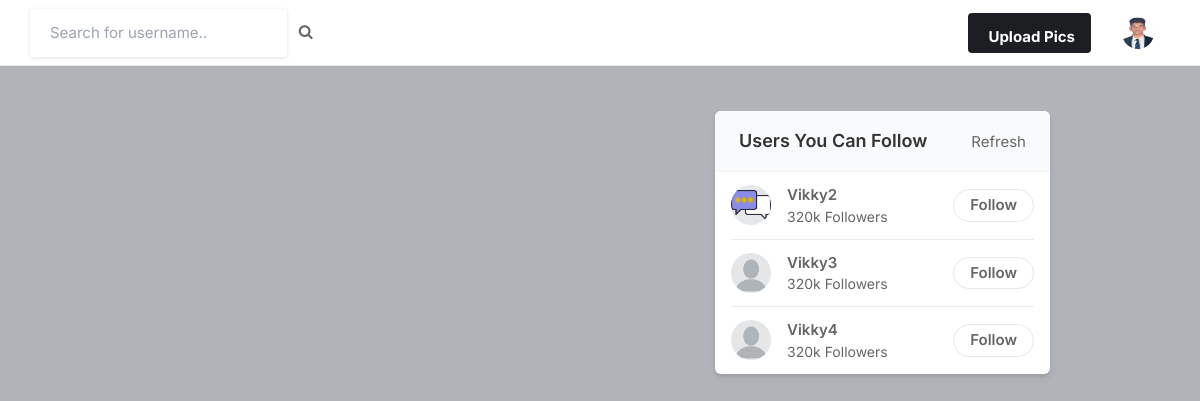
Page / (signed in) on the committed database.
### social_app/models.py (models this page shows, shortened)
class Profile (models.Model):
    user = models.ForeignKey(User, on_delete=models.CASCADE)
    id_user = models.IntegerField()
    bio = models.TextField(blank=True)
    profileimg = models.ImageField(upload_to='profile_images', default='blank_profile.png')
    location = models.CharField(max_length=100, blank=True)

### social_app/views.py (the view)
# urls.py: path('',views.index,name ='index'),
@login_required(login_url='signin')
def index(request):
   user_object = User.objects.get(username=request.user.username)
   user_profile = Profile.objects.get(user=user_object)
   user_following_list = []
   feed = []
   user_following = FollowersCount.objects.filter(user=request.user.username)
   for following_memebers in user_following:
       user_following_list.append(following_memebers.following)
   for following_member_posts in user_following_list:
       feed_list = Post.objects.filter(user=following_member_posts)
       feed.append(feed_list)
   feed_lists = list(chain(*feed))
   user_object1 = User.objects.exclude(username='vigneshbaskaran')
   user_following_object = FollowersCount.objects.filter(user=request.user)
   user_following = []
   user_not_following = []
   for i in user_following_object:
       user_following.append(i.following)
   for i in user_object1:
       if (i != request.user) and (i.username not in user_following):
           user_not_following.append(Profile.objects.filter(user=i))
   user_not_following =list(chain(*user_not_following))
   return render(request,'index1.html',{'user_profile': user_profile,'posts':feed_lists,'user_not_following':user_not_following})

### templates/index1.html (shortened to what this page needs)
{% load static %}
<!DOCTYPE html>
<html lang="en">
<head>
    <link rel="stylesheet" href="{% static 'assets/css/icons.css' %}">
    <link rel="stylesheet" href="{% static 'assets/css/uikit.css' %}">
    <link rel="stylesheet" href="{% static 'assets/css/style.css' %}">
    <link rel="stylesheet" href="{% static 'assets/css/tailwind.css' %}">
    <link rel="stylesheet" href="https://cdnjs.cloudflare.com/ajax/libs/font-awesome/4.7.0/css/font-awesome.min.css">
</head>
<body>
            <header>
                 <div class="header_inner">
                <form action="/sample" method="POST">
                    <div class="left-side">
                            <input type="text" name="username" placeholder="Search for username..">&nbsp; &nbsp;
                            <button type="submit"><i class="fa fa-search fa-1x"></i></button>
                    </div>
                </form>
                <div class="right-side lg:pr-4">
                   <a href="#"
                       class="bg-pink-500 flex font-bold hidden hover:bg-pink-600 hover:text-white inline-block items-center lg:block max-h-10 mr-4 px-4 py-2 rounded shado text-white">
                         Upload Pics
                   </a>
                        <a href="#">
                            <img src="{{user_profile.profileimg.url}}" class="header-avatar" alt="">
                        </a>
                    </div>
                </div>
            </header>
            <div class="container m-auto">
                <div class="lg:flex justify-center lg:space-x-10 lg:space-y-0 space-y-5">
                    <div class="space-y-5 flex-shrink-0 lg:w-7/12">
                    </div>
                    <div class="lg:w-5/12">
                        <div class="bg-white  shadow-md rounded-md overflow-hidden">
                            <div class="bg-gray-50  border-b border-gray-100 flex items-baseline justify-between py-4 px-6 ">
                                <h2 class="font-semibold text-lg">Users You Can Follow</h2>
                                <a href="#"> Refresh</a>
                            </div>
                            <div class="divide-gray-300 divide-gray-50 divide-opacity-50 divide-y px-4 ">
                                {% for u in user_not_following %}
                                <div class="flex items-center justify-between py-3">
                                    <div class="flex flex-1 items-center space-x-4">
                                        <a href="profile.html">
                                            <img src="{{u.profileimg.url}}" class="bg-gray-200 rounded-full w-10 h-10">
                                        </a>
                                        <div class="flex flex-col">
                                            <span class="block capitalize font-semibold">{{u.user}} </span>
                                            <span class="block capitalize text-sm"> 320k followers </span>
                                        </div>
                                    </div>
                                    <a href="#" class="border border-gray-200 font-semibold px-4 py-1 rounded-full hover:bg-pink-600 hover:text-white hover:border-pink-600 "> Follow </a>
                                </div>
                                {% endfor %}
                            </div>
                        </div>
                    </div>
                </div>
            </div>
</body>
</html>

### static/assets/css/style.css (style rules this page uses)
body { background-color: #B0B3B8!important; }
button { vertical-align: middle; }
input { height: 48px; line-height: 48px; padding: 0 20px; outline: none; font-size: 15px; color: #808080; max-width: 100%; width: 100%; -webkit-box-sizing: border-box; box-sizing: border-box; display: block; font-weight: 400; opacity: 1; border-radius: 4px; border: none; -webkit-box-shadow: 0 1px 4px 0px rgba(0, 0, 0, 0.12); box-shadow: 0 1px 4px 0px rgba(0, 0, 0, 0.12); }
input[type="text"], input[type="password"], input[type="email"], input[type="number"] { height: 48px; line-height: 48px; padding: 0 20px; outline: none; font-size: 15px; color: #808080; max-width: 100%; width: 100%; -webkit-box-sizing: border-box; box-sizing: border-box; display: block; font-weight: 400; opacity: 1; border-radius: 4px; border: none; -webkit-box-shadow: 0 1px 4px 0px rgba(0, 0, 0, 0.12); box-shadow: 0 1px 4px 0px rgba(0, 0, 0, 0.12); }
input { -webkit-transition: all 0.1s ease-in-out; transition: all 0.1s ease-in-out; }
::placeholder { color: #808080; opacity: 1; }
button { border: none; margin: 0; padding: 0; width: auto; overflow: visible; background: transparent; color: inherit; font: inherit; line-height: normal; cursor: pointer; }
a { color: #be185d; -webkit-transition: 0.3s; transition: 0.3s; outline: none !important; }
button { outline: none !important; }
img { max-width: 100%; }
body { color: #666; font-size: 15px; line-height: 27px; background-color: #f0f2f5; font-family: "Inter", sans-serif; text-transform: none; }
h1, h2, h3, h4, h5, h6 { font-family: "Inter", sans-serif; text-transform: none; }
input[type="text"], input[type="password"], input[type="email"] { font-family: "Inter", sans-serif; text-transform: none; }
button, body .pac-container { font-family: "Inter", sans-serif; text-transform: none; }
h1, h2, h3, h4, h5, h6 { color: #333; font-weight: 500; margin: 0; padding: 0; }
h2 { font-size: 26px; }
@media (min-width: 1024px) { .container { max-width: 900px !important; padding-top: 45px; } }
header { background-color: #fff; left: 0; right: 0; top: 0; z-index: 99; height: 66px; display: -webkit-box; display: -ms-flexbox; display: flex; -webkit-box-align: center; -ms-flex-align: center; align-items: center; border-bottom: 1px solid #e5e7eb; }
header .header_inner { display: -webkit-box; display: -ms-flexbox; display: flex; -webkit-box-align: center; -ms-flex-align: center; align-items: center; max-width: 1090px; margin: auto; width: 100%; max-width: 100% !important; padding: 0 30px; }
header .header_inner .left-side { display: -webkit-box; display: -ms-flexbox; display: flex; -webkit-box-align: center; -ms-flex-align: center; align-items: center; }
header .header_inner .right-side { display: -webkit-box; display: -ms-flexbox; display: flex; -webkit-box-align: center; -ms-flex-align: center; align-items: center; -webkit-box-pack: end; -ms-flex-pack: end; justify-content: flex-end; margin-left: auto; }
header .header_inner .right-side .header-avatar { width: 32px; height: 32px; border-radius: 100%; margin-left: 15px; }

### rows in the picture
Profile: profileimg (picture)
Profile: profileimg (picture), user "Vikky2"
Profile: profileimg (placeholder picture), user "Vikky3"
Profile: profileimg (placeholder picture), user "Vikky4"
